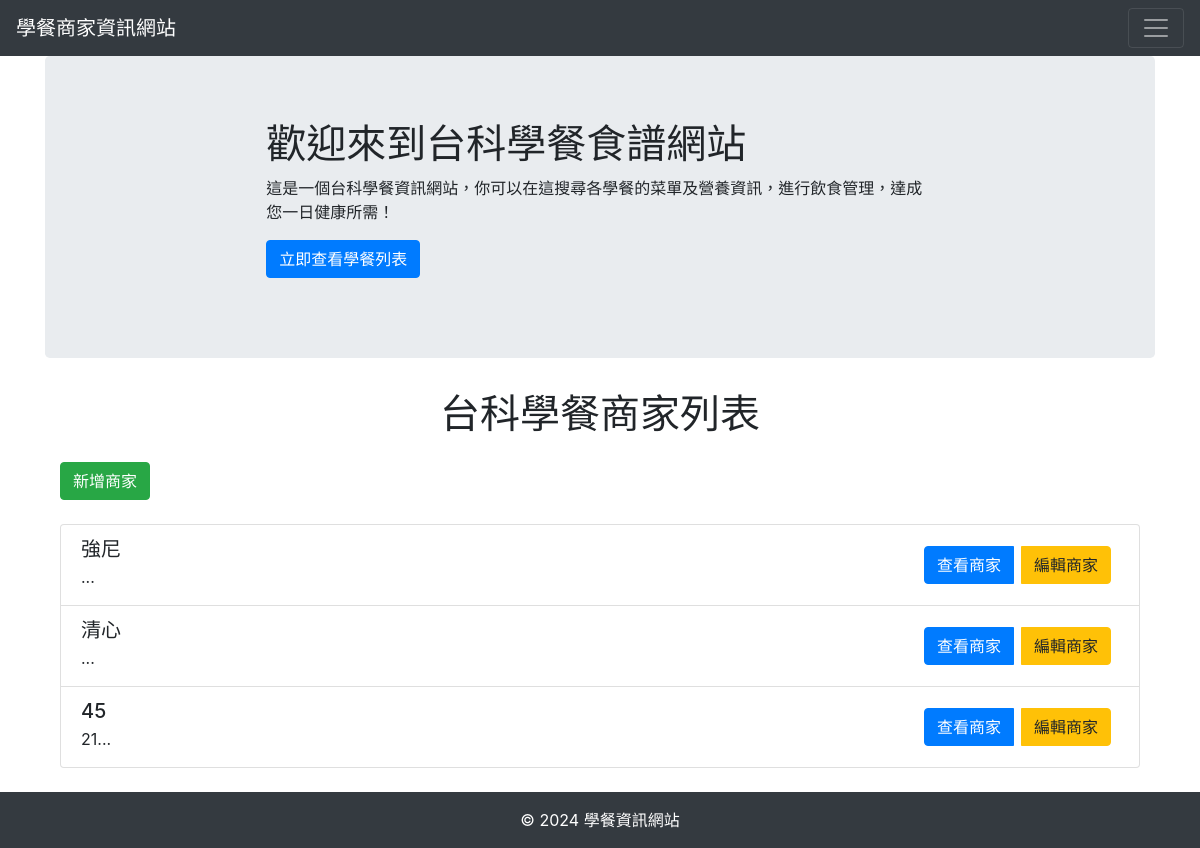
Before: / with the older database file.
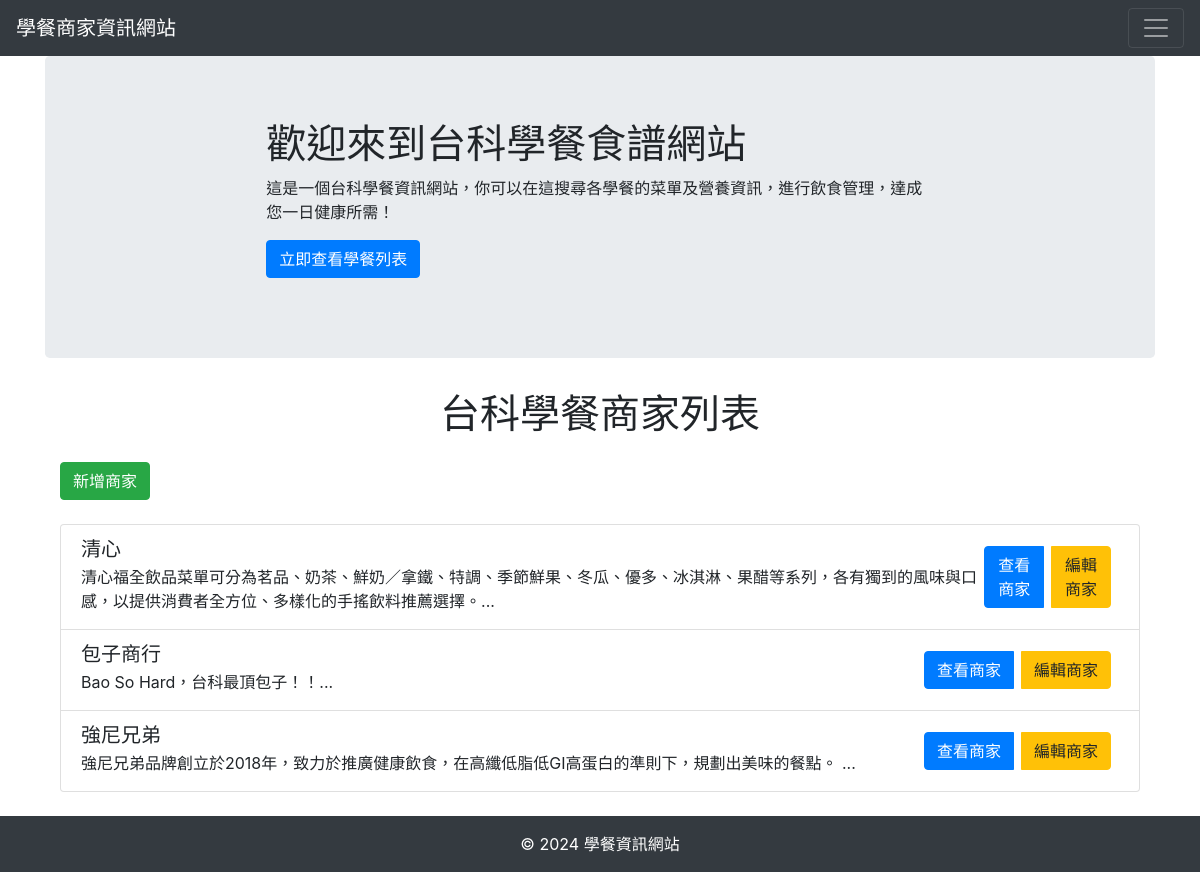
After: the same page with the newer database file.
### models.py (models this page shows)
class Canteen(db.Model):
    __tablename__ = 'canteens'
    id = db.Column(db.Integer, primary_key=True)
    name = db.Column(db.String(100), nullable=False)
    description = db.Column(db.String(500), nullable=True)  # 新增商家介紹欄位
    menus = db.relationship('Menu', backref='canteen', lazy=True)

### app.py (the view)
@app.route('/')
def index():
    canteens = Canteen.query.all()  # 取得所有商家的資料
    for canteen in canteens:
        if canteen.description is None:
            canteen.description = ""
    return render_template('index.html', canteens=canteens)

### templates/index.html (shortened to what this page needs)
{% extends "base.html" %}
{% block body %}
<main role="main">
    <div class="jumbotron">
        <div class="col-sm-8 mx-auto">
            <h1>歡迎來到台科學餐食譜網站</h1>
            <p>這是一個台科學餐資訊網站，你可以在這搜尋各學餐的菜單及營養資訊，進行飲食管理，達成您一日健康所需！</p>
            <p>
                <a class="btn btn-primary" href="{{ url_for('index') }}" role="button">立即查看學餐列表</a>
            </p>
        </div>
    </div>
</main>
<div class="container mt-4">
    <h1 class="mb-4 text-center">台科學餐商家列表</h1>
    <a href="{{ url_for('add_canteen') }}" class="btn btn-success mb-4">新增商家</a>
<div class="list-group">
    {% for canteen in canteens %}
        <div class="list-group-item d-flex justify-content-between align-items-center">
            <div>
                <h5 class="mb-1">{{ canteen.name }}</h5>
                <p class="mb-1">{{ canteen.description[:100] }}...</p>
            </div>
            <div class="btn-group">
                <a href="{{ url_for('view_or_edit_canteen', canteen_id=canteen.id) }}" class="btn btn-primary mr-2">查看商家</a>
                <a href="{{ url_for('edit_canteen', canteen_id=canteen.id) }}" class="btn btn-warning mr-2">編輯商家</a>
            </div>
        </div>
    {% endfor %}
</div>
{% endblock %}

Changed rows visible on the page:
removed Canteen: name "強尼"
removed Canteen: name "45", description "21"
changed Canteen "清心": description (not shown) → "清心福全飲品菜單可分為茗品、奶茶、鮮奶／拿鐵、特調、季節鮮果、冬瓜、優多、冰淇淋、果醋等系列，各有獨到的風味與口感，以提供消費者全方位、多樣化的手搖飲料推薦選擇。"
added Canteen: name "包子商行", description "Bao So Hard，台科最頂包子！！"
added Canteen: name "強尼兄弟", description "強尼兄弟品牌創立於2018年，致力於推廣健康飲食，在高纖低脂低GI高蛋白的準則下，規劃出美味的餐點。"
